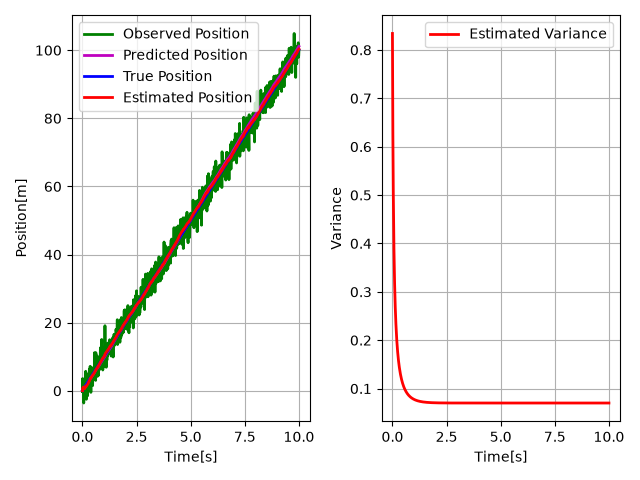

Recreate this plot in Python.
"""
kalman_filter_1d_pos.py

Title: Kalman Filter 1D
Description: Estimates a 1 dimensional position with a Linear Kalman Filter using a noisy velocity and LiDAR observation
Author: Shisato Yano
"""

# Linear Kalman Filter sample program to estimate 1 dimenonal position.
#
# A vehicle drives at a velocity, v.
# A LiDAR observes a distance to the vehicle, z.
# The velocity and the observation include Gaussian noise.
# This system can predict the position with the velocity and
# observe it with the LiDAR. And then, the position can be estimated
# by Kalman Filter.

import numpy as np
import matplotlib.pyplot as plt

# parameters
INTERVAL_SEC = 0.01
TIME_LIMIT_SEC = 10.0
INPUT_VELOCITY_MS = 10.0
INPUT_NOISE_VARIANCE = 10.0
OBSERVATION_NOISE_VARIANCE = 5.0

# flag to switch showing output graph or not
show_plot = True


class KalmanFilter1dPos:
    """
    Class to estimate 1 dimensional position by Linear Kalman Filter.
    """

    def __init__(self, interval_sec, input_velocity_ms, input_noise_variance, observation_noise_variance):
        """
        Constructor
        interval_sec: interval time[s] to update this simulation
        input_velocity_ms: input velocity[m/s] into state equation
        input_noise_variance: variance of noise included in input velocity
        observation_noise_variance: variance of noise inculded in observation
        """

        # set inputs as parameters
        self.DT = interval_sec
        self.V = input_velocity_ms
        self.Q = input_noise_variance
        self.R = observation_noise_variance

        # define parameters for state equation
        self.F = 1.0
        self.G = self.DT

        # define parameter for observation equation
        self.H = 1.0
    
    def state_equation(self, x_prev, u):
        """
        Function of state equation
        This is used to predict vehicle's position at next time
        by using velocity input
        x_{t+1} = F * x_t + G * u_t

        x_prev: position at previous time, x_t
        u: velocity input, u_t
        """

        x_next = self.F * x_prev + self.G * u
        return x_next
    
    def predict_position(self, x_prev, u):
        """
        Function to predict position at next time
        Predict by inputing velocity into linear motion model
        Velocity input is including gaussian noise

        x_prev: position at previous time, x_t
        u: velocity input including gaussian noise, u_t
        """

        x_pred = self.state_equation(x_prev, u)
        return x_pred

    def observation(self, x_prev):
        """
        Function to generate observation data
        Simulate position data observed by LiDAR
        This data is including gaussian noise

        x_prev: position at previous time
        """

        z = self.state_equation(x_prev, self.V) + np.random.randn() * np.sqrt(self.R)
        return z
    
    def observation_equation(self, x_pred):
        """
        Function of observation equation
        This is used to predict observation data at next time
        z_{t+1} = H * x_{t+1}

        x_pred: predicted position by state equation, x_{t+1}
        """
        
        z_pred = self.H * x_pred
        return z_pred
    
    def predict_variance(self, p_prev):
        """
        Function to predict variance
        p_{t+1} = F^2 * p^_t + G^2 * Q

        p_prev: estimated variance at previous time, p^_t
        """
        
        p_pred = self.F**2 * p_prev + self.G**2 * self.Q
        return p_pred
    
    def calculate_innovation(self, z, x_pred):
        """
        Function to calculate observation prediction error variance
        dz = z_{t+1} - H * x_{t+1}

        x_pred: predicted position with previous data, x_{t+1}
        """

        delta_z = z - self.observation_equation(x_pred)
        return delta_z
    
    def calculate_obsrv_pred_err_var(self, p_pred):
        """
        Function to calculate observation prediction error variance
        s_{t+1} = H^2 * p_{t+1} + R

        p_pred: predicted variance with previous data, p_{t+1}
        """

        p_obsrv_pred_err = self.H**2 * p_pred + self.R
        return p_obsrv_pred_err
    
    def calculate_kalman_gain(self, p_pred, p_obsrv_pred_err):
        """
        Function to calculate kalman gain
        k_{t+1} = p_{t+1} * H * s_{t+1}^{-1}

        p_pred: predicted variance with previous data, p_{t+1}
        p_obsrv_pred_err: observation prediction error variance, s_{t+1}
        """

        kalman_gain = (p_pred * self.H) / p_obsrv_pred_err
        return kalman_gain
    
    def update_position(self, x_pred, delta_z, kalman_gain):
        """
        Function to update position
        x^_{t+1} = x_{t+1} + k_{t+1} * dz

        x_pred: predicted position with previous data, x^_{t+1}
        delta_z: difference between observation and predicted observation, dz
        kalman_gain: kalman gain to update position, k_{t+1}
        """

        x_updated = x_pred + kalman_gain * delta_z
        return x_updated
    
    def update_variance(self, p_pred, kalman_gain, p_obsrv_pred_err):
        """
        Function to update variane
        p^_{t+1} = p_{t+1} - k_{t+1}^2 * s_{t+1}

        p_pred: predicted variance with previous data, p^_{t+1}
        kalman_gain: kalman gain to update position, k_{t+1}
        p_obsrv_pred_err: observation prediction error variance, s_{t+1}
        """

        p_updated = p_pred - kalman_gain**2 * p_obsrv_pred_err
        return p_updated
    
    def estimate_position(self, x_prev, p_prev, u, z):
        """
        Function to estimate position and variance by linear kalman filter
        Step 1: update position and variance with previous data
        Step 2: update position and variance with current observation

        x_prev: estimated position at previous time
        p_prev: estimated variance at previous time
        u: velocity input including gaussian noise
        z: observed position at current time including gaussian noise
        """

        # update with previous data
        x_pred = self.predict_position(x_prev, u)
        p_pred = self.predict_variance(p_prev)

        # update with current observation
        delta_z = self.calculate_innovation(z, x_pred)
        p_obsrv_pred_err = self.calculate_obsrv_pred_err_var(p_pred)
        kalman_gain = self.calculate_kalman_gain(p_pred, p_obsrv_pred_err)
        x_updated = self.update_position(x_pred, delta_z, kalman_gain)
        p_updated = self.update_variance(p_pred, kalman_gain, p_obsrv_pred_err)

        return x_updated, p_updated


def main():
    """
    main function
    """

    print(__file__ + " start!!")

    np.random.seed(42)

    # generate instance of kalman filter
    kf = KalmanFilter1dPos(interval_sec=INTERVAL_SEC,
                           input_velocity_ms=INPUT_VELOCITY_MS,
                           input_noise_variance=INPUT_NOISE_VARIANCE,
                           observation_noise_variance=OBSERVATION_NOISE_VARIANCE)
    
    # initialize data
    elapsed_time_sec, true_pos, obsrv_pos, pred_pos = 0.0, 0.0, 0.0, 0.0
    time_list, true_pos_list, obsrv_pos_list, pred_pos_list = [], [], [], []
    est_pos, est_var = 0.0, 1.0
    est_pos_list, est_var_list = [], []

    # initialize plot
    fig = plt.figure()
    # position plot
    ax_position = fig.add_subplot(1, 2, 1)
    ax_position.set_xlabel("Time[s]")
    ax_position.set_ylabel("Position[m]")
    ax_position.grid(True)
    # variance plot
    ax_variance = fig.add_subplot(1, 2, 2)
    ax_variance.set_xlabel("Time[s]")
    ax_variance.set_ylabel("Variance")
    ax_variance.grid(True)

    # simulate
    while TIME_LIMIT_SEC >= elapsed_time_sec:
        # decide input velocity
        input_velocity = INPUT_VELOCITY_MS + np.random.randn() * np.sqrt(INPUT_NOISE_VARIANCE)

        # calculate data
        obsrv_pos = kf.observation(x_prev=true_pos)
        true_pos = kf.state_equation(x_prev=true_pos, u=INPUT_VELOCITY_MS)
        pred_pos = kf.predict_position(x_prev=pred_pos, u=input_velocity)
        est_pos, est_var = kf.estimate_position(x_prev=est_pos, p_prev=est_var, u=input_velocity, z=obsrv_pos)

        # record data
        time_list.append(elapsed_time_sec)
        obsrv_pos_list.append(obsrv_pos)
        true_pos_list.append(true_pos)
        pred_pos_list.append(pred_pos)
        est_pos_list.append(est_pos)
        est_var_list.append(est_var)

        # increment time
        elapsed_time_sec += INTERVAL_SEC
    
    # plot data
    ax_position.plot(time_list, obsrv_pos_list, color='g', lw=2, label="Observed Position")
    ax_position.plot(time_list, pred_pos_list, color='m', lw=2, label="Predicted Position")
    ax_position.plot(time_list, true_pos_list, color='b', lw=2, label="True Position")
    ax_position.plot(time_list, est_pos_list, color='r', lw=2, label="Estimated Position")
    ax_position.legend()
    ax_variance.plot(time_list, est_var_list, color='r', lw=2, label="Estimated Variance")
    ax_variance.legend()
    fig.tight_layout()

    # only when show plot flag is true, show output graph
    # when unit test is executed, this flag become false
    # and the graph is not shown
    if show_plot: plt.show()

    return True


# execute main process
if __name__ == "__main__":
    main()
